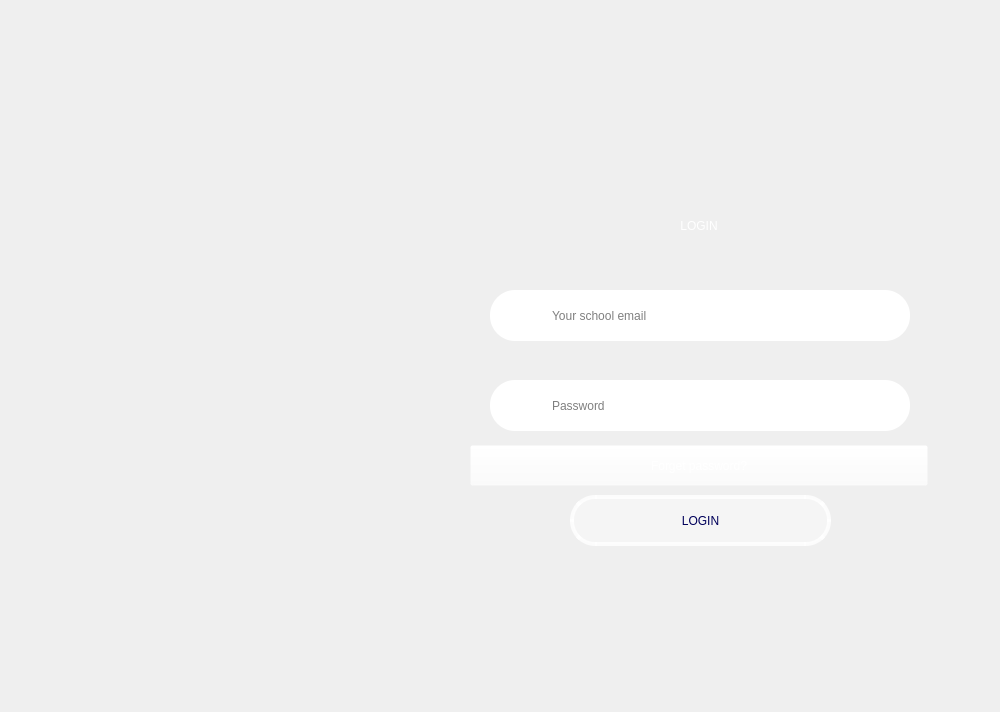
<?xml version="1.0" encoding="UTF-8"?>
<ui version="4.0">
 <class>MainWindow</class>
 <widget class="QMainWindow" name="MainWindow">
  <property name="geometry">
   <rect>
    <x>0</x>
    <y>0</y>
    <width>1000</width>
    <height>712</height>
   </rect>
  </property>
  <property name="sizePolicy">
   <sizepolicy hsizetype="Fixed" vsizetype="Fixed">
    <horstretch>0</horstretch>
    <verstretch>0</verstretch>
   </sizepolicy>
  </property>
  <property name="windowTitle">
   <string/>
  </property>
  <widget class="QWidget" name="centralwidget">
   <widget class="QLabel" name="label">
    <property name="geometry">
     <rect>
      <x>0</x>
      <y>0</y>
      <width>1000</width>
      <height>712</height>
     </rect>
    </property>
    <property name="text">
     <string/>
    </property>
    <property name="pixmap">
     <pixmap>../../../../../Downloads/Purple and White Modern Login and Sign-up Website Page UI Desktop Prototype (1000 x 710 px) (1000 x 710 px) (1000 x 712 px).png</pixmap>
    </property>
    <property name="scaledContents">
     <bool>true</bool>
    </property>
   </widget>
   <widget class="QPushButton" name="pushButton_Login">
    <property name="geometry">
     <rect>
      <x>570</x>
      <y>495</y>
      <width>261</width>
      <height>51</height>
     </rect>
    </property>
    <property name="layoutDirection">
     <enum>Qt::LeftToRight</enum>
    </property>
    <property name="autoFillBackground">
     <bool>false</bool>
    </property>
    <property name="styleSheet">
     <string notr="true">QPushButton {
    font: 5000 14pt &quot;Arial&quot;; /* Font Arial Black, size 12 */
    background-color: rgba(255,255,255,100); /* Màu nền đỏ đậm */
    color: rgb(0,0,90); /* Màu chữ trắng */
    border-radius: 25px; /* Bo góc 20px */
    padding: 8px; /* Khoảng cách giữa chữ và viền */
    border: 4px solid rgba(255, 255,255, 200); /* Viền đỏ đậm */
    box-shadow: 3px 3px 8px rgba(0, 0, 0, 100); /* Đổ bóng */
}

QPushButton:hover {
    background-color: rgb(0,0,90); /* Màu sáng hơn khi hover */
	color: rgb(255,255,255);
}

QPushButton:pressed {
    background-color: rgb(0, 0,9); /* Màu tối hơn khi nhấn */
	color: rgb(255,255,255);
    box-shadow: 1px 1px 5px rgba(0, 0, 0, 150); /* Giảm bóng khi nhấn */
}</string>
    </property>
    <property name="text">
     <string>LOGIN</string>
    </property>
   </widget>
   <widget class="QLineEdit" name="lineEdit_password">
    <property name="geometry">
     <rect>
      <x>490</x>
      <y>380</y>
      <width>420</width>
      <height>51</height>
     </rect>
    </property>
    <property name="styleSheet">
     <string notr="true">QLineEdit {
	font: 50 12pt &quot;Cambria&quot;;
    border-radius: 25px; /* Bo góc 10px */
    padding: 5px; /* Tạo khoảng cách bên trong */
	padding-left: 60px; /* Đẩy chữ vào bên phải để icon che phía trước */
	background-color: rgb(255,255,255); /* Màu nền đỏ đậm */
}</string>
    </property>
    <property name="alignment">
     <set>Qt::AlignLeading|Qt::AlignLeft|Qt::AlignVCenter</set>
    </property>
    <property name="placeholderText">
     <string>Password</string>
    </property>
   </widget>
   <widget class="QLineEdit" name="lineEdit_username">
    <property name="geometry">
     <rect>
      <x>490</x>
      <y>290</y>
      <width>420</width>
      <height>51</height>
     </rect>
    </property>
    <property name="contextMenuPolicy">
     <enum>Qt::NoContextMenu</enum>
    </property>
    <property name="styleSheet">
     <string notr="true">QLineEdit {
	font: 50 12pt &quot;Cambria&quot;;
    border-radius: 25px; /* Bo góc 10px */
    padding: 5px; /* Tạo khoảng cách bên trong */
	padding-left: 60px; /* Đẩy chữ vào bên phải để icon che phía trước */
	background-color: rgb(255,255,255); /* Màu nền đỏ đậm */
}</string>
    </property>
    <property name="alignment">
     <set>Qt::AlignLeading|Qt::AlignLeft|Qt::AlignVCenter</set>
    </property>
    <property name="placeholderText">
     <string>Your school email</string>
    </property>
   </widget>
   <widget class="QPushButton" name="pushButton_ForgetPassword">
    <property name="geometry">
     <rect>
      <x>470</x>
      <y>445</y>
      <width>458</width>
      <height>41</height>
     </rect>
    </property>
    <property name="layoutDirection">
     <enum>Qt::LeftToRight</enum>
    </property>
    <property name="styleSheet">
     <string notr="true">background-color: rgba(255, 255, 255,0);
font: 2000 10pt &quot;Arial Rounded MT Bold&quot;;
color: rgb(255,255,255)</string>
    </property>
    <property name="text">
     <string>Forget password?</string>
    </property>
    <property name="iconSize">
     <size>
      <width>20</width>
      <height>20</height>
     </size>
    </property>
   </widget>
   <widget class="QLabel" name="label_4">
    <property name="geometry">
     <rect>
      <x>470</x>
      <y>180</y>
      <width>458</width>
      <height>91</height>
     </rect>
    </property>
    <property name="sizePolicy">
     <sizepolicy hsizetype="Expanding" vsizetype="Expanding">
      <horstretch>0</horstretch>
      <verstretch>0</verstretch>
     </sizepolicy>
    </property>
    <property name="styleSheet">
     <string notr="true">font: 10000 35pt &quot;Arial&quot;;
background-color: rgb(255, 255, 255,0);
color: rgb(255,255,255);</string>
    </property>
    <property name="text">
     <string>LOGIN</string>
    </property>
    <property name="alignment">
     <set>Qt::AlignCenter</set>
    </property>
   </widget>
   <widget class="QLabel" name="label_5">
    <property name="geometry">
     <rect>
      <x>505</x>
      <y>300</y>
      <width>31</width>
      <height>31</height>
     </rect>
    </property>
    <property name="styleSheet">
     <string notr="true">background-color: rgb(255, 255, 255);</string>
    </property>
    <property name="text">
     <string/>
    </property>
    <property name="pixmap">
     <pixmap>../../image/user.png</pixmap>
    </property>
    <property name="scaledContents">
     <bool>true</bool>
    </property>
   </widget>
   <widget class="QLabel" name="label_6">
    <property name="geometry">
     <rect>
      <x>505</x>
      <y>390</y>
      <width>31</width>
      <height>31</height>
     </rect>
    </property>
    <property name="styleSheet">
     <string notr="true">background-color: rgb(255, 255, 255);</string>
    </property>
    <property name="text">
     <string/>
    </property>
    <property name="pixmap">
     <pixmap>../../image/password.png</pixmap>
    </property>
    <property name="scaledContents">
     <bool>true</bool>
    </property>
   </widget>
  </widget>
 </widget>
 <resources/>
 <connections/>
</ui>
